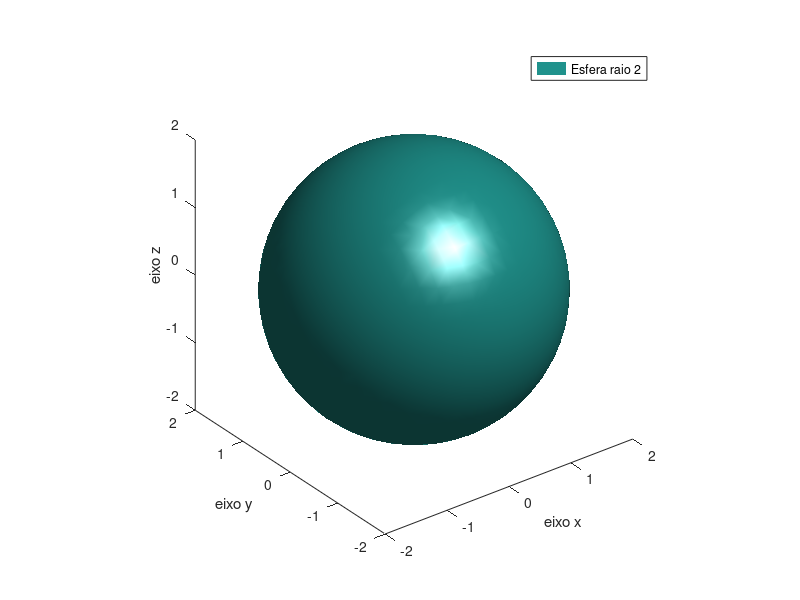

Recreate this plot in MATLAB.
[x, y, z] = meshgrid(-2:0.2:2, -2:0.2:2, -2:0.2:2);
F = x.^2 + y.^2 + z.^2 -4.0 ;  % esfera
isosurface (x, y, z, F, 0)
axis equal;
xlabel('eixo x');
ylabel('eixo y');
zlabel('eixo z');
legend('Esfera raio 2');

